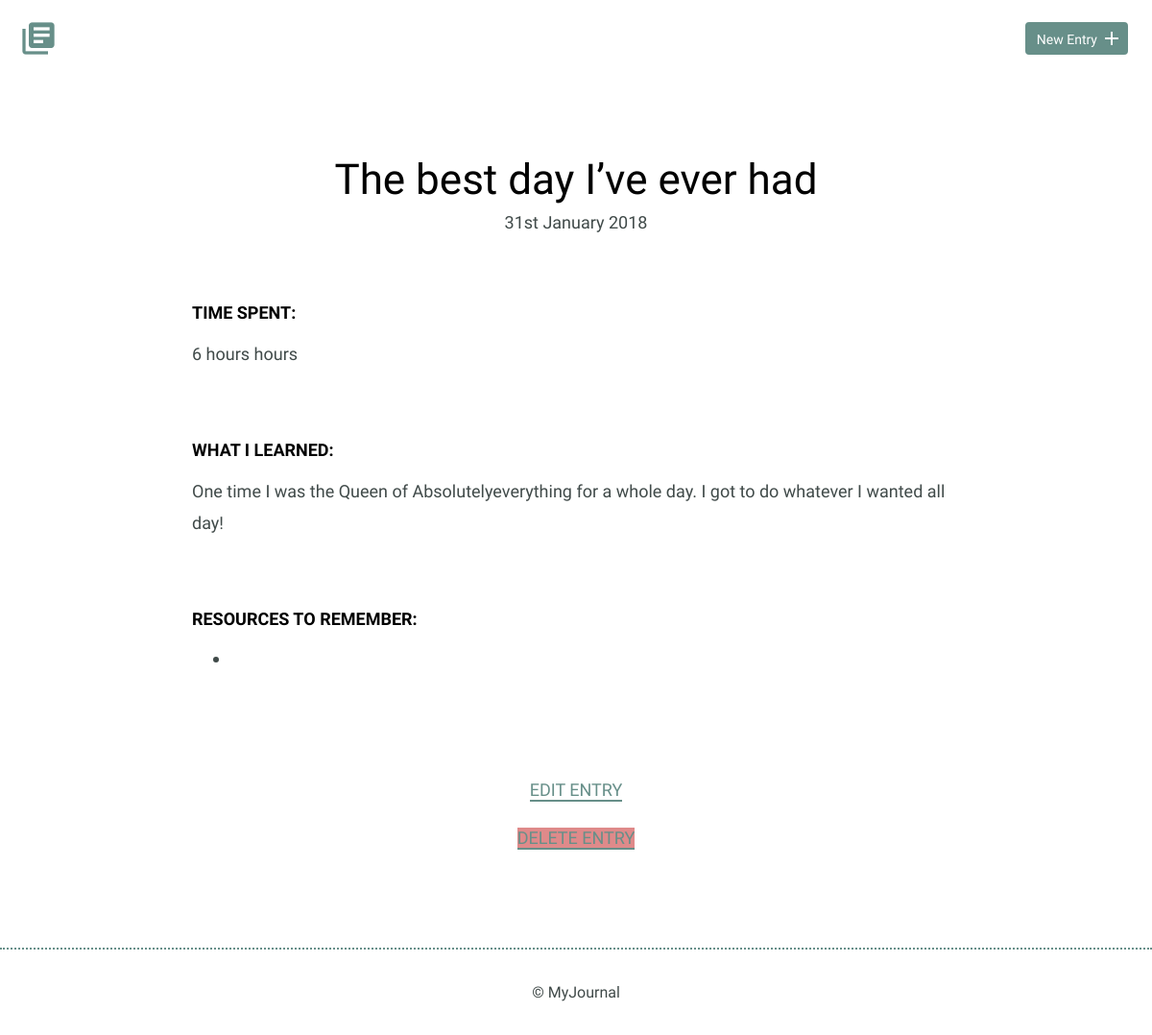
The page /detail.php?id=1 on the database as committed earlier.
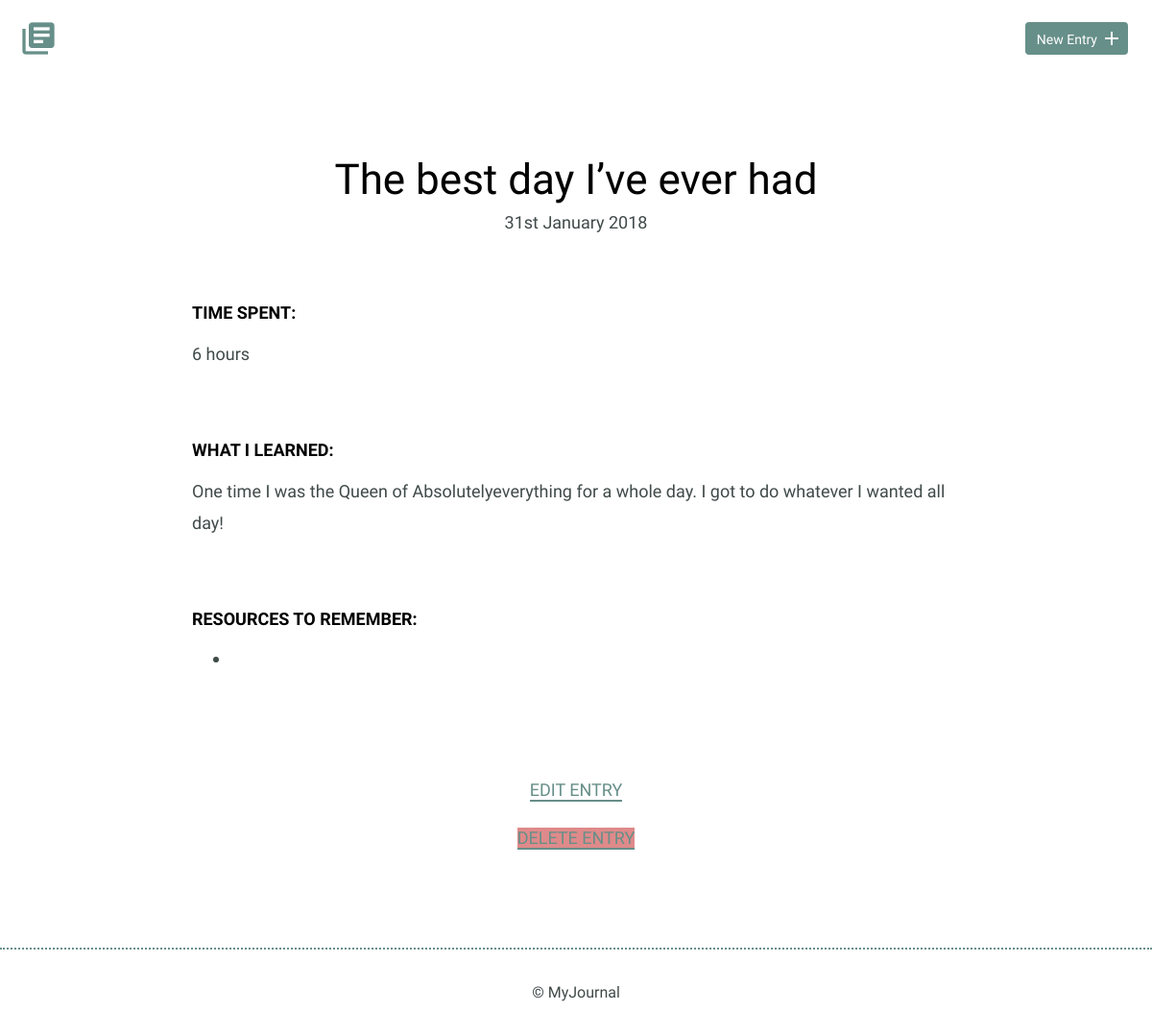
The same page on the database as committed later.
### tables this page shows
CREATE TABLE "entries" (
	`id`	INTEGER,
	`title`	TEXT,
	`date`	TEXT,
	`time_spent`	INTEGER,
	`learned`	BLOB,
	`resources`	BLOB,
	PRIMARY KEY(`id`)
);

### inc/functions.php (called while the page is built, shortened)
<?php
function get_entry($id)
{
    include('connection.php');
    $sql = "SELECT * FROM entries WHERE id=$id";
    try {
        $results = $db->prepare($sql);
        $results->execute();
    } catch (Exception $e) {
        echo "Error!: " . $e->getMessage() . "<br />";
        return false;
    }
    return $results->fetchAll(PDO::FETCH_ASSOC);
}

### detail.php (the view, shortened to what this page needs)
<?php
include("inc/header.php");
$id_to_render = intval($_GET['id']);
$entry_to_render = get_entry($id_to_render);
?>
<section>
    <div class="container">
        <div class="entry-list single">
            <article>
                <?php
                $date = new DateTime($entry_to_render[0]['date']);
                ?>
                <h1>The best day I’ve ever had</h1>
                <time datetime="<?php echo $entry_to_render[0]['date']; ?>">
                    <?php
                    echo $date->format('jS F Y');
                    ?>
                </time>
                <div class="entry">
                    <h3>Time Spent: </h3>
                    <p><?php
                        echo $entry_to_render[0]['time_spent'] . " hours";
                        ?></p>
                </div>
                <div class="entry">
                    <h3>What I Learned:</h3>
                    <p>
                        <?php
                        echo $entry_to_render[0]['learned'];
                        ?>
                    </p>
                </div>
                <div class="entry">
                    <h3>Resources to Remember:</h3>
                    <ul>
                        <li>
                        </li>
                    </ul>
                </div>
            </article>
        </div>
    </div>
    <div class="edit">
        <p><a href="edit.php?id=<?php echo $id_to_render; ?>">Edit Entry</a></p>
        <p><a id="delete-button" href="delete.php?id=<?php echo $id_to_render; ?>">Delete Entry</a></p>
    </div>
</section>
<?php
include("inc/footer.php");
?>

Rows that differ between the two databases and show on the page:
changed entries: time_spent "6 hours" → "6"
